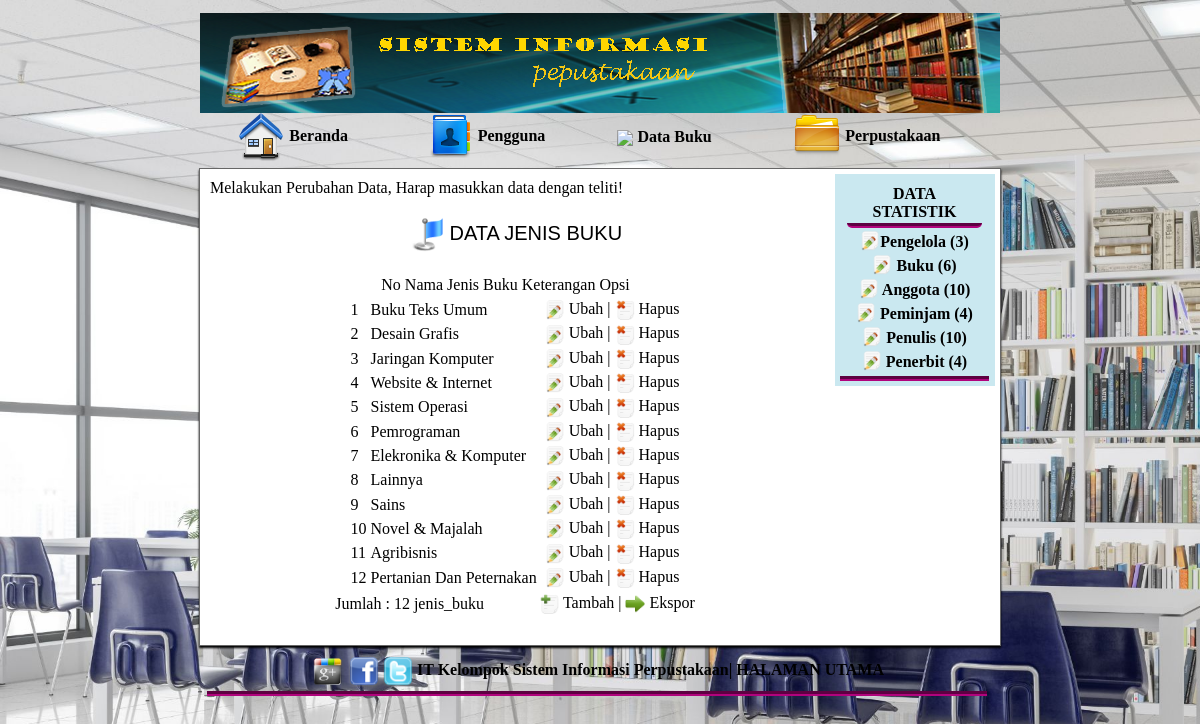
Page /?halaman=jenis_buku (signed in) on the committed database.
### tables this page shows
CREATE TABLE `jenis_buku` (
  `kode_jenis` int(11) NOT NULL,
  `nama_jenis` varchar(35) NOT NULL,
  `keterangan` text NOT NULL
);

### jenis_buku_modul.php (the view, shortened to what this page needs)
<?php
include 'jenis_buku_skrip.php';
?>
<?php
if (empty($_GET['aksi'])) {
    $no = 1;
    $lihat = $mysqli->query("SELECT * FROM jenis_buku Order By kode_jenis");
    $jml_data = $lihat->num_rows;
    ?>
    <h3 align="center">
        <img class="gambar_menu" src="ikon/jenis_buku.png" align="absmiddle" />
        DATA JENIS BUKU
    </h3>
    <table border="0" class="judul" align="center">
        <tr class="judul" align="center">
            <td class="nomor">No</td>
            <td class="data">Nama Jenis Buku</td>
            <td class="data">Keterangan</td>
            <td class="data">Opsi</td>
            <td width="15">&nbsp;</td>
        </tr>
    </table>
    <div class="data">
        <table border="0" class="data" align="center">
            <?php while ($l = $lihat->fetch_array()) { ?>
                <tr class="data">
                    <td class="nomor"><?php echo $no; ?></td>
                    <td class="data"><?php echo $l['nama_jenis']; ?></td>
                    <td class="data"><?php echo $l['keterangan']; ?></td>
                    <td class="data" align="center">
                        <img src="ikon/ubah.png" width="20" height="20" align="absmiddle" />
                        <a href="?halaman=jenis_buku&opsi=ubah&id=<?php echo $l['kode_jenis']; ?>">Ubah</a> |
                        <img src="ikon/hapus.png" width="20" height="20" align="absmiddle" />
                        <a href="?halaman=jenis_buku&skrip=hapus&id=<?php echo $l['kode_jenis']; ?>" onClick="return hapus();">Hapus</a>
                    </td>
                </tr>
                <?php $no++; } ?>
        </table>
    </div>
    <table border="0" class="status" align="center">
        <tr>
            <td width="200">Jumlah : <?php echo $jml_data; ?> jenis_buku</td>
            <td align="center" class="data">
                <a href="?halaman=jenis_buku&opsi=tambah">
                    <img src="ikon/tambah.png" width="20" height="20" align="absmiddle" /> Tambah
                </a> |
                <a href="?halaman=jenis_buku&opsi=ekspor">
                    <img src="ikon/ekspor.png" width="20" height="20" align="absmiddle" /> Ekspor
                </a>
            </td>
        </tr>
    </table>
    <br>
<?php } ?>

### desain.css (style rules this page uses)
a { color: #000000; text-decoration: none; }
.gambar_menu { width: 36px; height: 36px; }
h3 { font: 20px Arial, Helvetica, sans-serif; color: #000000; }

### rows in the picture
jenis_buku: nama_jenis "Buku Teks Umum"
jenis_buku: nama_jenis "Desain Grafis"
jenis_buku: nama_jenis "Jaringan Komputer"
jenis_buku: nama_jenis "Website & Internet"
jenis_buku: nama_jenis "Sistem Operasi"
jenis_buku: nama_jenis "Pemrograman"
jenis_buku: nama_jenis "Elekronika & Komputer"
jenis_buku: nama_jenis "Lainnya"
jenis_buku: nama_jenis "Sains"
jenis_buku: nama_jenis "Novel & Majalah"
jenis_buku: nama_jenis "Agribisnis"
jenis_buku: nama_jenis "Pertanian Dan Peternakan"

### other values in the picture
$jml_data "12"
$a1 "3"
$a2 "6"
$a3 "10"
$a4 "4"
$a5 "10"
$a6 "4"
